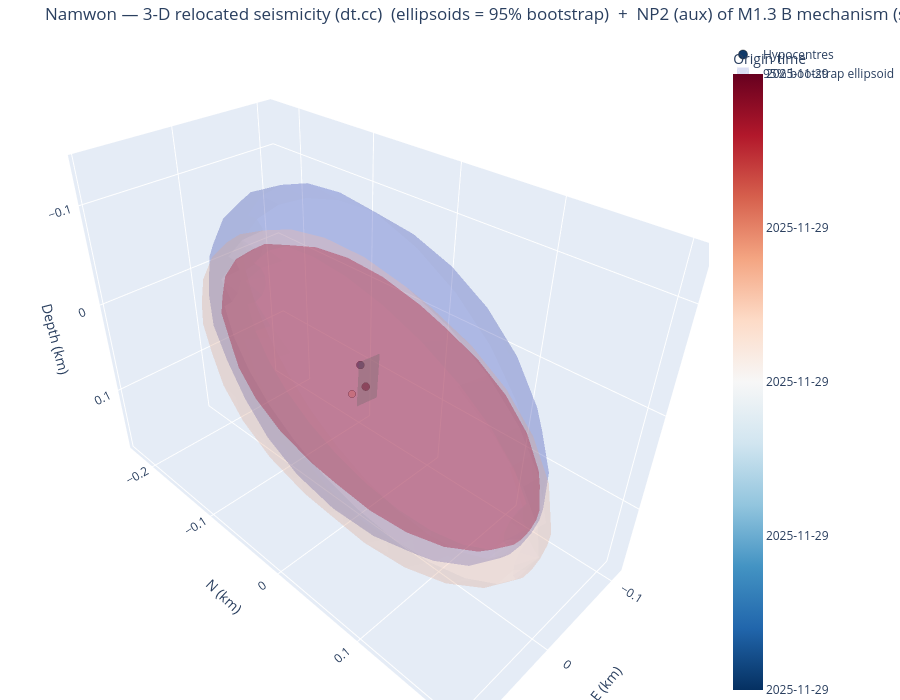

The code cell stored with this chart in its notebook:
### Markdown cell above
The same view with the per-event uncertainty drawn as a **95% bootstrap error ellipsoid**
(`error="ellipsoid"`) instead of whisker bars: each ellipsoid's shape is the bootstrap sample covariance
and its size the empirical 95% Mahalanobis radius (95% of replicas inside), coloured like its hypocentre.
Tight horizontal but loose depth control shows up as a vertically elongated ellipsoid.

### Code cell
fig3d_e = viz.plot_3d_plane(cfg, VELMODEL, error="ellipsoid", frame_from=FRAME_FROM, mech_select=MECH_SELECT)
try:
    fig3d_e.write_image(f"/tmp/{CLUSTER}_3d_ellipsoid.png", scale=2)
except Exception:
    pass
fig3d_e

### Figure 1 — Plotly figure (JSON) as saved in the notebook; plotly's stock layout.template omitted (floating-point values rounded to 4 significant figures; data arrays with more than 128 entries replaced by an {"elided": "..."} marker saying what was removed)
{"data": [{"marker": {"color": [20420.0, 20420.0, 20420.0], "colorbar": {"ticktext": ["2025-11-29", "2025-11-29", "2025-11-29", "2025-11-29", "2025-11-29"], "tickvals": [20420.0, 20420.0, 20420.0, 20420.0, 20420.0], "title": {"text": "Origin time"}}, "colorscale": [[0.0, "rgb(5,48,97)"], [0.1, "rgb(33,102,172)"], [0.2, "rgb(67,147,195)"], [0.3, "rgb(146,197,222)"], [0.4, "rgb(209,229,240)"], [0.5, "rgb(247,247,247)"], [0.6, "rgb(253,219,199)"], [0.7, "rgb(244,165,130)"], [0.8, "rgb(214,96,77)"], [0.9, "rgb(178,24,43)"], [1.0, "rgb(103,0,31)"]], "line": {"color": "black", "width": 0.5}, "opacity": 0.95, "size": [9.2, 8.4, 9.2]}, "mode": "markers", "name": "Hypocentres", "text": ["200001  M1.3", "200003  M1.1", "200005  M1.3"], "type": "scatter3d", "x": [0.0, -0.0037, -0.0213], "y": [0.0, -0.0138, -0.014], "z": [0.0, 0.0397, 0.041]}, {"alphahull": 0, "color": "rgb(58,76,192)", "flatshading": true, "hoverinfo": "skip", "name": "95% bootstrap ellipsoid", "opacity": 0.18, "showlegend": true, "showscale": false, "type": "mesh3d", "x": {"elided": "196 float values"}, "y": {"elided": "196 float values"}, "z": {"elided": "196 float values"}}, {"alphahull": 0, "color": "rgb(246,186,159)", "flatshading": true, "hoverinfo": "skip", "name": "95% bootstrap ellipsoid", "opacity": 0.18, "showlegend": false, "showscale": false, "type": "mesh3d", "x": {"elided": "196 float values"}, "y": {"elided": "196 float values"}, "z": {"elided": "196 float values"}}, {"alphahull": 0, "color": "rgb(179,3,38)", "flatshading": true, "hoverinfo": "skip", "name": "95% bootstrap ellipsoid", "opacity": 0.18, "showlegend": false, "showscale": false, "type": "mesh3d", "x": {"elided": "196 float values"}, "y": {"elided": "196 float values"}, "z": {"elided": "196 float values"}}, {"color": "gray", "hoverinfo": "name", "i": [0, 0], "j": [1, 3], "k": [3, 2], "name": "NP2 (aux) of M1.3 B mechanism 99/87", "opacity": 0.3, "showscale": false, "type": "mesh3d", "x": [0.001081, 0.001529, -0.02064, -0.02019], "y": [-0.002958, -2.651e-05, 0.0003579, 0.00329], "z": [0.04524, -0.003351, 0.04524, -0.003351]}], "layout": {"height": 700, "margin": {"b": 0, "l": 0, "r": 0, "t": 40}, "scene": {"aspectmode": "data", "xaxis": {"title": {"text": "E (km)"}}, "yaxis": {"title": {"text": "N (km)"}}, "zaxis": {"autorange": "reversed", "title": {"text": "Depth (km)"}}}, "title": {"text": "Namwon — 3-D relocated seismicity (dt.cc)  (ellipsoids = 95% bootstrap)  +  NP2 (aux) of M1.3 B mechanism (strike 99°, dip 87°)"}}}
